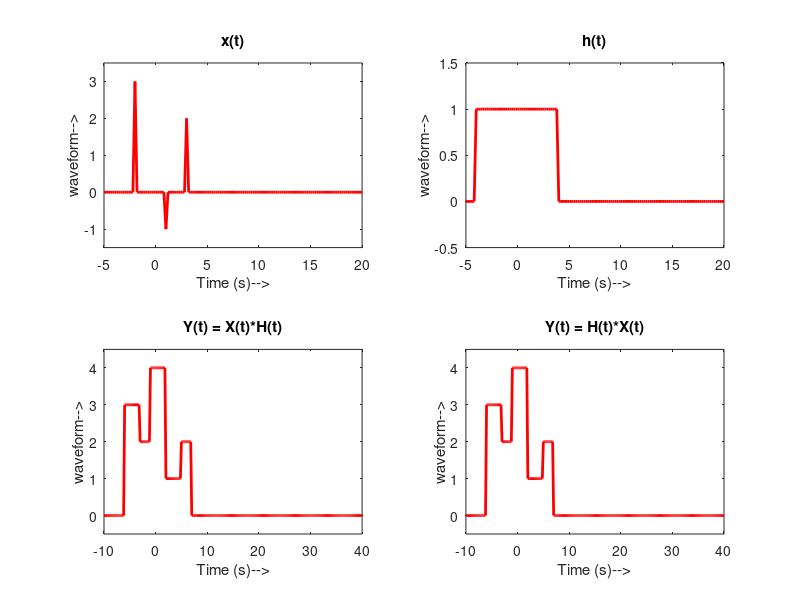

The MATLAB script that drew this image:
t = -5:0.2:20;
x = zeros(size(t));
h = zeros(size(t));
%% Generating x(t)
k = 0;
for i = t
if i == -2
x(k+1) = 3;
elseif i == 1
x(k+1) = -1;
elseif i == 3
x(k+1) = 2;
else
x(k+1) = 0;
end
k=k+1;
end
subplot(2, 2,1)
plot(t,x,'r','LineWidth',2)
xlim([min(t) max(t)])
ylim([min(x)-0.5 max(x)+0.5])
xlabel('Time (s)-->')
ylabel('waveform-->')
title('x(t)')
%% Generating h(t)
k = 0;
for i = t
if i >= -4 && i < 4
h(k+1) = 1;
else
h(k+1) = 0;
end
k = k+1;
end
subplot(2, 2,2)
plot(t,h,'r','LineWidth',2)
xlim([min(t) max(t)])
ylim([min(h)-0.5 max(h)+0.5])
xlabel('Time (s)-->')
ylabel('waveform-->')
title('h(t)')
%% Generating Y(t) for Y(t) = x(t)*h(t)
t1=-10:0.2:40;
n=length(x);
m=length(h);
H=[x,zeros(1,m)];
X=[h,zeros(1,n)];
for i = 1 : n + m - 1
y(i)=0;
for j=1:m
if(i-j+1 > 0)
y(i) = y(i) + X(j) * H(i-j+1);
end
end
end
subplot(2, 2, 3)
plot(t1,y ,'r','LineWidth',2)
xlim([min(t1) max(t1)])
ylim([min(y) - 0.5 max(y) + 0.5])
xlabel('Time (s)-->')
ylabel('waveform-->')
title('Y(t) = X(t)*H(t)')
%% Generating Y(t) for Y(t) = h(t)*x(t)
t1=-10:0.2:40;
n=length(x);
m=length(h);
H=[x,zeros(1,m)];
X=[h,zeros(1,n)];
for i = 1 : n + m - 1
y(i)=0;
for j=1:m
if(i-j+1 > 0)
y(i) = y(i) + X(j) * H(i-j+1);
end
end
end
subplot(2, 2, 4)
plot(t1,y ,'r','LineWidth',2)
xlim([min(t1) max(t1)])
ylim([min(y) - 0.5 max(y) + 0.5])
xlabel('Time (s)-->')
ylabel('waveform-->')
title('Y(t) = H(t)*X(t)')